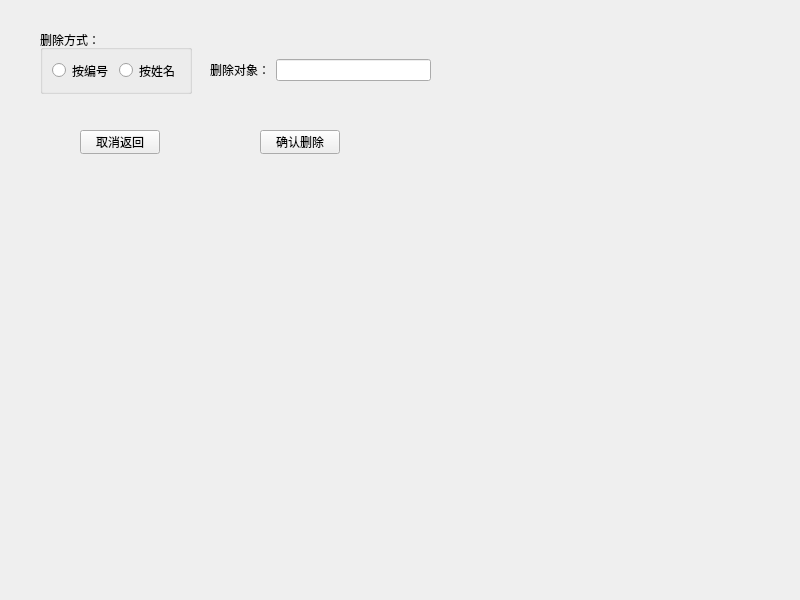
<?xml version="1.0" encoding="UTF-8"?>
<ui version="4.0">
 <class>two_delete</class>
 <widget class="QMainWindow" name="two_delete">
  <property name="geometry">
   <rect>
    <x>0</x>
    <y>0</y>
    <width>800</width>
    <height>600</height>
   </rect>
  </property>
  <property name="windowTitle">
   <string>MainWindow</string>
  </property>
  <widget class="QWidget" name="centralwidget">
   <widget class="QPushButton" name="back">
    <property name="geometry">
     <rect>
      <x>80</x>
      <y>130</y>
      <width>80</width>
      <height>24</height>
     </rect>
    </property>
    <property name="text">
     <string>取消返回</string>
    </property>
   </widget>
   <widget class="QGroupBox" name="groupBox">
    <property name="geometry">
     <rect>
      <x>40</x>
      <y>30</y>
      <width>152</width>
      <height>64</height>
     </rect>
    </property>
    <property name="title">
     <string>删除方式：</string>
    </property>
    <layout class="QGridLayout" name="gridLayout">
     <item row="0" column="0">
      <widget class="QRadioButton" name="id">
       <property name="text">
        <string>按编号</string>
       </property>
      </widget>
     </item>
     <item row="0" column="1">
      <widget class="QRadioButton" name="name">
       <property name="text">
        <string>按姓名</string>
       </property>
      </widget>
     </item>
    </layout>
   </widget>
   <widget class="QWidget" name="widget" native="true">
    <property name="geometry">
     <rect>
      <x>210</x>
      <y>50</y>
      <width>221</width>
      <height>41</height>
     </rect>
    </property>
    <layout class="QGridLayout" name="gridLayout_2">
     <item row="0" column="1">
      <widget class="QLineEdit" name="del"/>
     </item>
     <item row="0" column="0">
      <widget class="QLabel" name="label">
       <property name="text">
        <string>删除对象：</string>
       </property>
      </widget>
     </item>
    </layout>
   </widget>
   <widget class="QPushButton" name="ok">
    <property name="geometry">
     <rect>
      <x>260</x>
      <y>130</y>
      <width>80</width>
      <height>24</height>
     </rect>
    </property>
    <property name="text">
     <string>确认删除</string>
    </property>
   </widget>
  </widget>
 </widget>
 <resources/>
 <connections/>
</ui>
